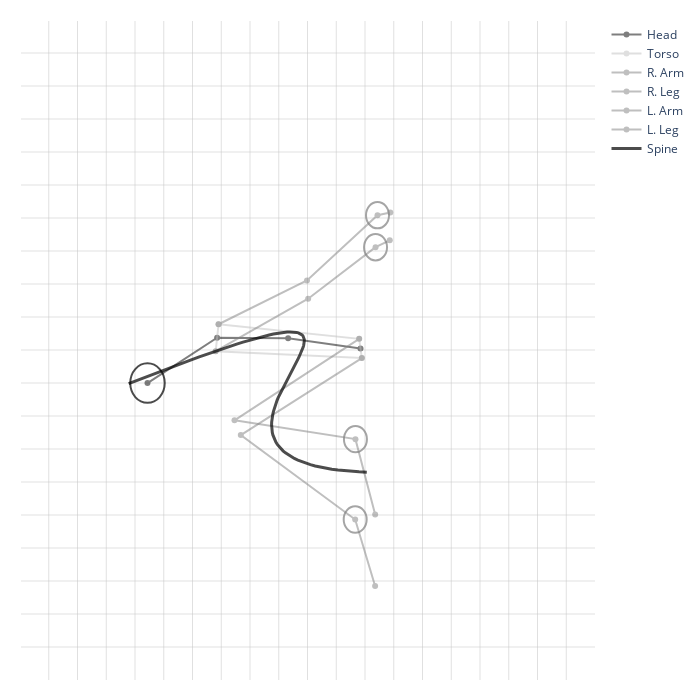
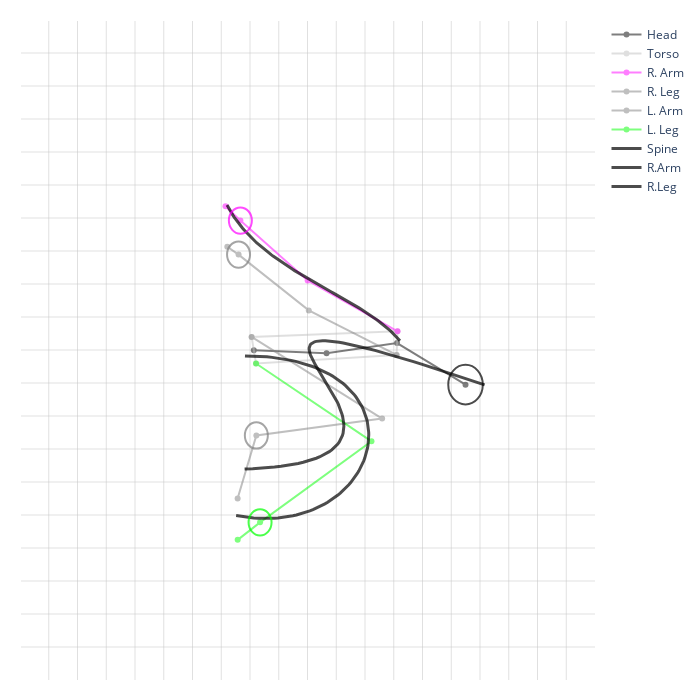
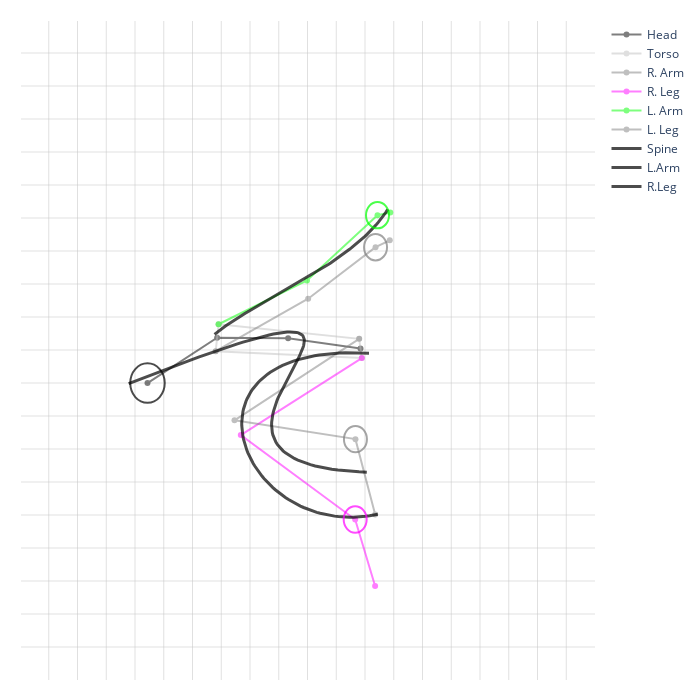

Notebook code for these charts, in order:
### Code cell
def smooth_line(x, y, s=0.5, k=3):
    if len(x) < 4:
        raise ValueError("At least four points are required to use spline interpolation.")
    tck, u = interp.splprep([x, y], s=s, k=k)
    unew = np.linspace(0, 1.00, 100)
    out = interp.splev(unew, tck)
    return out[0], out[1]

def plotly_pose_figure(data, idx, spine=True, right_arm=False, left_arm=False, right_leg=False, left_leg=False):
    row = data.iloc[idx]
    fig = go.Figure()

    trend_color = 'black'
    Scolor  = 'black' if spine else 'gray'
    RAcolor = 'magenta' if right_arm else 'gray'
    LAcolor = 'lime' if left_arm else 'gray'
    RLcolor = 'magenta' if right_leg else 'gray'
    LLcolor = 'lime' if left_leg else 'gray'

    knees_x = (row['landmark_25_x'] + row['landmark_26_x'])/2
    knees_y = (row['landmark_25_y'] + row['landmark_26_y'])/2
    feet_x = (row['landmark_30_x'] + row['landmark_29_x'])/2
    feet_y = (row['landmark_30_y'] + row['landmark_29_y'])/2

    Sx = [row['head_x'], row['chest_x'], row['stomach_x'], row['hip_x']]
    Sy = [row['head_y'], row['chest_y'], row['stomach_y'], row['hip_y']]
    Tx = [row['landmark_11_x'], row['landmark_12_x'], row['landmark_24_x'],row['landmark_23_x'],row['landmark_11_x']]
    Ty = [row['landmark_11_y'], row['landmark_12_y'], row['landmark_24_y'],row['landmark_23_y'],row['landmark_11_y']]
    RAx = [row['landmark_12_x'], row['landmark_14_x'], row['landmark_16_x'], row['knuckles_right_x']]
    RAy = [row['landmark_12_y'], row['landmark_14_y'], row['landmark_16_y'], row['knuckles_right_y']]  
    LAx = [row['landmark_11_x'], row['landmark_13_x'], row['landmark_15_x'], row['knuckles_left_x']]
    LAy = [row['landmark_11_y'], row['landmark_13_y'], row['landmark_15_y'], row['knuckles_left_y']]  
    RLx = [row['landmark_24_x'], row['landmark_26_x'], row['landmark_28_x'],row['landmark_32_x']]
    RLy = [row['landmark_24_y'], row['landmark_26_y'], row['landmark_28_y'],row['landmark_32_y']]
    LLx = [row['landmark_23_x'], row['landmark_25_x'], row['landmark_27_x'],row['landmark_31_x']]
    LLy = [row['landmark_23_y'], row['landmark_25_y'], row['landmark_27_y'],row['landmark_31_y']]
    
    fig.add_trace(go.Scatter(x=Sx, y=Sy, mode='lines+markers', line=dict(color=Scolor, width=2),opacity=0.5, name='Head'))
    fig.add_trace(go.Scatter(x=Tx, y=Ty, mode='lines+markers', line=dict(color='silver', width=2),opacity=0.5, name='Torso'))
    fig.add_trace(go.Scatter(x=RAx, y=RAy, mode='lines+markers', line=dict(color=RAcolor, width=2),opacity=0.5, name='R. Arm'))
    fig.add_trace(go.Scatter(x=RLx, y=RLy, mode='lines+markers', line=dict(color=RLcolor, width=2),opacity=0.5, name='R. Leg'))
    fig.add_trace(go.Scatter(x=LAx, y=LAy, mode='lines+markers', line=dict(color=LAcolor, width=2),opacity=0.5, name='L. Arm'))
    fig.add_trace(go.Scatter(x=LLx, y=LLy, mode='lines+markers', line=dict(color=LLcolor, width=2),opacity=0.5, name='L. Leg'))
 
    fig.add_shape(type="circle", xref="x", yref="y", x0=row['head_x'] - 0.03, y0=row['head_y'] - 0.03,  x1=row['head_x'] + 0.03, y1=row['head_y'] + 0.03, line_color=Scolor, opacity=0.7)
    fig.add_shape(type="circle", xref="x", yref="y", x0=row['landmark_16_x'] - 0.02, y0=row['landmark_16_y'] - 0.02,  x1=row['landmark_16_x'] + 0.02, y1=row['landmark_16_y'] + 0.02, line_color=RAcolor, opacity=0.7)
    fig.add_shape(type="circle", xref="x", yref="y", x0=row['landmark_15_x'] - 0.02, y0=row['landmark_15_y'] - 0.02,  x1=row['landmark_15_x'] + 0.02, y1=row['landmark_15_y'] + 0.02, line_color=LAcolor, opacity=0.7)
    fig.add_shape(type="circle", xref="x", yref="y", x0=row['landmark_28_x'] - 0.02, y0=row['landmark_28_y'] - 0.02,  x1=row['landmark_28_x'] + 0.02, y1=row['landmark_28_y'] + 0.02, line_color=RLcolor, opacity=0.7)
    fig.add_shape(type="circle", xref="x", yref="y", x0=row['landmark_27_x'] - 0.02, y0=row['landmark_27_y'] - 0.02,  x1=row['landmark_27_x'] + 0.02, y1=row['landmark_27_y'] + 0.02, line_color=LLcolor, opacity=0.7)


    if spine:
        Sx_trend = [row['head_x'], row['chest_x'], row['stomach_x'], row['hip_x'], knees_x, feet_x]
        Sy_trend = [row['head_y'], row['chest_y'], row['stomach_y'], row['hip_y'], knees_y, feet_y]
        smooth_Sx, smooth_Sy = smooth_line(Sx_trend, Sy_trend)
        fig.add_trace(go.Scatter(x=smooth_Sx, y=smooth_Sy, mode='lines', line=dict(color=trend_color, width=3),opacity=0.7, name='Spine'))

    if right_arm:
        RAx_trend = [row['chest_x'],row['landmark_12_x'], row['landmark_14_x'], row['landmark_16_x'], row['knuckles_right_x']]
        RAy_trend = [row['chest_y'],row['landmark_12_y'], row['landmark_14_y'], row['landmark_16_y'], row['knuckles_right_y']]
        smooth_RAx, smooth_RAy = smooth_line(RAx_trend, RAy_trend) 
        fig.add_trace(go.Scatter(x=smooth_RAx, y=smooth_RAy, mode='lines', line=dict(color=trend_color, width=3),opacity=0.7, name='R.Arm'))

    if left_arm:
        LAx_trend = [row['chest_x'],row['landmark_11_x'], row['landmark_13_x'], row['landmark_15_x'], row['knuckles_left_x']]
        LAy_trend = [row['chest_y'],row['landmark_11_y'], row['landmark_13_y'], row['landmark_15_y'], row['knuckles_left_y']]
        smooth_LAx, smooth_LAy = smooth_line(LAx_trend, LAy_trend)
        fig.add_trace(go.Scatter(x=smooth_LAx, y=smooth_LAy, mode='lines', line=dict(color=trend_color, width=3),opacity=0.7, name='L.Arm'))

    if right_leg:
        RLx_trend = [row['hip_x'], row['landmark_24_x'], row['landmark_26_x'], row['landmark_28_x'], row['landmark_30_x']]
        RLy_trend = [row['hip_y'], row['landmark_24_y'], row['landmark_26_y'], row['landmark_28_y'], row['landmark_30_y']]
        smooth_RLx, smooth_RLy = smooth_line(RLx_trend, RLy_trend) 
        fig.add_trace(go.Scatter(x=smooth_RLx, y=smooth_RLy, mode='lines', line=dict(color=trend_color, width=3),opacity=0.7, name='R.Leg'))
        
    if left_leg:
        LLx_trend = [row['hip_x'],row['landmark_23_x'], row['landmark_25_x'], row['landmark_27_x'], row['landmark_29_x']]
        LLy_trend = [row['hip_y'],row['landmark_23_y'], row['landmark_25_y'], row['landmark_27_y'], row['landmark_29_y']]
        smooth_LLx, smooth_LLy = smooth_line(LLx_trend, LLy_trend) 
        fig.add_trace(go.Scatter(x=smooth_LLx, y=smooth_LLy, mode='lines', line=dict(color=trend_color, width=3),opacity=0.7, name='R.Leg'))

    fig.update_xaxes(range=[0, 1], showgrid=True, gridwidth=0.5, gridcolor='silver', tickvals=np.arange(0, 1.05, 0.05), ticktext=['']*21)
    fig.update_yaxes(range=[1, 0], showgrid=True, gridwidth=0.5, gridcolor='silver', tickvals=np.arange(0, 1.05, 0.05), ticktext=['']*21)
    fig.update_layout(width=700, height=700, margin=dict(l=20, r=20, t=20, b=20), plot_bgcolor='white')
    fig.update_layout(showlegend=True)
    fig.show()

plotly_pose_figure(data=tricks,idx=515)
plotly_pose_figure(data=tricks,idx=514, right_arm=True, left_leg=True)
plotly_pose_figure(data=tricks,idx=515, left_arm=True, right_leg=True)

### Figure 1 — Plotly figure (JSON) as saved in the notebook; plotly's stock layout.template omitted (floating-point values rounded to 4 significant figures)
{"data": [{"line": {"color": "black", "width": 2}, "mode": "lines+markers", "name": "Head", "opacity": 0.5, "type": "scatter", "x": [0.2217, 0.3428, 0.4663, 0.5922], "y": [0.5501, 0.4814, 0.4822, 0.4976]}, {"line": {"color": "silver", "width": 2}, "mode": "lines+markers", "name": "Torso", "opacity": 0.5, "type": "scatter", "x": [0.3454, 0.3403, 0.5945, 0.5899, 0.3454], "y": [0.461, 0.5018, 0.5122, 0.4831, 0.461]}, {"line": {"color": "gray", "width": 2}, "mode": "lines+markers", "name": "R. Arm", "opacity": 0.5, "type": "scatter", "x": [0.3403, 0.5011, 0.6183, 0.6431], "y": [0.5018, 0.4223, 0.3442, 0.3338]}, {"line": {"color": "gray", "width": 2}, "mode": "lines+markers", "name": "R. Leg", "opacity": 0.5, "type": "scatter", "visible": true, "x": [0.5945, 0.384, 0.5829, 0.6176], "y": [0.5122, 0.6289, 0.7569, 0.8575]}, {"line": {"color": "gray", "width": 2}, "mode": "lines+markers", "name": "L. Arm", "opacity": 0.5, "type": "scatter", "x": [0.3454, 0.4991, 0.6218, 0.6441], "y": [0.461, 0.3947, 0.2957, 0.2915]}, {"line": {"color": "gray", "width": 2}, "mode": "lines+markers", "name": "L. Leg", "opacity": 0.5, "type": "scatter", "x": [0.5899, 0.373, 0.5834, 0.6177], "y": [0.4831, 0.6066, 0.635, 0.7492]}, {"line": {"color": "black", "width": 3}, "mode": "lines", "name": "Spine", "opacity": 0.7, "type": "scatter", "x": [0.189, 0.2089, 0.228, 0.2464, 0.2639, 0.2806, 0.2965, 0.3117, 0.3261, 0.3399, 0.3529, 0.3652, 0.3768, 0.3878, 0.3981, 0.4079, 0.4169, 0.4254, 0.4334, 0.4407, 0.4475, 0.4538, 0.4595, 0.4648, 0.4695, 0.4738, 0.4776, 0.481, 0.484, 0.4866, 0.4888, 0.4906, 0.492, 0.4931, 0.4939, 0.4943, 0.4945, 0.4944, 0.494, 0.4934, 0.4925, 0.4914, 0.4902, 0.4887, 0.4871, 0.4853, 0.4834, 0.4813, 0.4792, 0.477, 0.4747, 0.4723, 0.4699, 0.4675, 0.465, 0.4626, 0.4602, 0.4578, 0.4555, 0.4533, 0.4511, 0.449, 0.4471, 0.4453, 0.4436, 0.4421, 0.4408, 0.4397, 0.4388, 0.4381, 0.4377, 0.4375, 0.4376, 0.4381, 0.4388, 0.4398, 0.4412, 0.4429, 0.445, 0.4475, 0.4504, 0.4537, 0.4574, 0.4616, 0.4663, 0.4714, 0.4771, 0.4833, 0.4899, 0.4972, 0.505, 0.5134, 0.5223, 0.5319, 0.5421, 0.553, 0.5645, 0.5767, 0.5896, 0.6031], "y": [0.551, 0.5442, 0.5377, 0.5316, 0.5258, 0.5203, 0.5152, 0.5104, 0.5059, 0.5017, 0.4979, 0.4943, 0.491, 0.488, 0.4853, 0.4829, 0.4808, 0.4789, 0.4772, 0.4759, 0.4747, 0.4738, 0.4732, 0.4728, 0.4726, 0.4726, 0.4729, 0.4733, 0.474, 0.4748, 0.4758, 0.4771, 0.4785, 0.4801, 0.4818, 0.4837, 0.4858, 0.488, 0.4904, 0.4929, 0.4955, 0.4983, 0.5012, 0.5042, 0.5074, 0.5106, 0.5139, 0.5173, 0.5209, 0.5245, 0.5281, 0.5319, 0.5357, 0.5396, 0.5435, 0.5475, 0.5515, 0.5556, 0.5597, 0.5638, 0.5679, 0.5721, 0.5763, 0.5804, 0.5846, 0.5888, 0.5929, 0.597, 0.6011, 0.6052, 0.6092, 0.6132, 0.6172, 0.6211, 0.6249, 0.6287, 0.6324, 0.636, 0.6396, 0.643, 0.6464, 0.6497, 0.6528, 0.6559, 0.6588, 0.6616, 0.6643, 0.6669, 0.6693, 0.6716, 0.6737, 0.6756, 0.6775, 0.6791, 0.6806, 0.6819, 0.683, 0.6839, 0.6846, 0.6851]}], "layout": {"height": 700, "margin": {"b": 20, "l": 20, "r": 20, "t": 20}, "plot_bgcolor": "white", "shapes": [{"line": {"color": "black"}, "opacity": 0.7, "type": "circle", "x0": 0.1917, "x1": 0.2517, "xref": "x", "y0": 0.5201, "y1": 0.5801, "yref": "y"}, {"line": {"color": "gray"}, "opacity": 0.7, "type": "circle", "x0": 0.5983, "x1": 0.6383, "xref": "x", "y0": 0.3242, "y1": 0.3642, "yref": "y"}, {"line": {"color": "gray"}, "opacity": 0.7, "type": "circle", "x0": 0.6018, "x1": 0.6418, "xref": "x", "y0": 0.2757, "y1": 0.3157, "yref": "y"}, {"line": {"color": "gray"}, "opacity": 0.7, "type": "circle", "x0": 0.5629, "x1": 0.6029, "xref": "x", "y0": 0.7369, "y1": 0.7769, "yref": "y"}, {"line": {"color": "gray"}, "opacity": 0.7, "type": "circle", "x0": 0.5634, "x1": 0.6034, "xref": "x", "y0": 0.615, "y1": 0.655, "yref": "y"}], "showlegend": true, "width": 700, "xaxis": {"gridcolor": "silver", "gridwidth": 0.5, "range": [0, 1], "showgrid": true, "ticktext": ["", "", "", "", "", "", "", "", "", "", "", "", "", "", "", "", "", "", "", "", ""], "tickvals": [0, 0.05, 0.1, 0.15, 0.2, 0.25, 0.3, 0.35, 0.4, 0.45, 0.5, 0.55, 0.6, 0.65, 0.7, 0.75, 0.8, 0.85, 0.9, 0.95, 1], "type": "linear"}, "yaxis": {"gridcolor": "silver", "gridwidth": 0.5, "range": [1, 0], "showgrid": true, "ticktext": ["", "", "", "", "", "", "", "", "", "", "", "", "", "", "", "", "", "", "", "", ""], "tickvals": [0, 0.05, 0.1, 0.15, 0.2, 0.25, 0.3, 0.35, 0.4, 0.45, 0.5, 0.55, 0.6, 0.65, 0.7, 0.75, 0.8, 0.85, 0.9, 0.95, 1], "type": "linear"}}}

### Figure 2 — Plotly figure (JSON) as saved in the notebook; plotly's stock layout.template omitted (floating-point values rounded to 4 significant figures)
{"data": [{"line": {"color": "black", "width": 2}, "mode": "lines+markers", "name": "Head", "opacity": 0.5, "type": "scatter", "x": [0.7748, 0.6557, 0.5331, 0.4067], "y": [0.5525, 0.4896, 0.505, 0.5003]}, {"line": {"color": "silver", "width": 2}, "mode": "lines+markers", "name": "Torso", "opacity": 0.5, "type": "scatter", "x": [0.6549, 0.6566, 0.4028, 0.4105, 0.6549], "y": [0.5075, 0.4717, 0.4801, 0.5205, 0.5075]}, {"line": {"color": "magenta", "width": 2}, "mode": "lines+markers", "name": "R. Arm", "opacity": 0.5, "type": "scatter", "x": [0.6566, 0.5003, 0.3832, 0.3573], "y": [0.4717, 0.3946, 0.3039, 0.2824]}, {"line": {"color": "gray", "width": 2}, "mode": "lines+markers", "name": "R. Leg", "opacity": 0.5, "type": "scatter", "x": [0.4028, 0.6298, 0.4111, 0.3785], "y": [0.4801, 0.6039, 0.6294, 0.7251]}, {"line": {"color": "gray", "width": 2}, "mode": "lines+markers", "name": "L. Arm", "opacity": 0.5, "type": "scatter", "x": [0.6549, 0.5022, 0.3801, 0.3605], "y": [0.5075, 0.44, 0.3555, 0.3435]}, {"line": {"color": "lime", "width": 2}, "mode": "lines+markers", "name": "L. Leg", "opacity": 0.5, "type": "scatter", "x": [0.4105, 0.6113, 0.4175, 0.3786], "y": [0.5205, 0.6384, 0.7612, 0.7877]}, {"line": {"color": "black", "width": 3}, "mode": "lines", "name": "Spine", "opacity": 0.7, "type": "scatter", "x": [0.808, 0.7879, 0.7686, 0.7501, 0.7325, 0.7156, 0.6995, 0.6842, 0.6697, 0.6559, 0.6428, 0.6305, 0.6188, 0.6078, 0.5974, 0.5877, 0.5786, 0.5701, 0.5623, 0.5549, 0.5482, 0.542, 0.5363, 0.5311, 0.5264, 0.5222, 0.5185, 0.5152, 0.5123, 0.5099, 0.5078, 0.5062, 0.5048, 0.5039, 0.5032, 0.5029, 0.5029, 0.5031, 0.5037, 0.5044, 0.5054, 0.5067, 0.5081, 0.5097, 0.5115, 0.5134, 0.5155, 0.5176, 0.5199, 0.5223, 0.5247, 0.5272, 0.5297, 0.5323, 0.5349, 0.5374, 0.5399, 0.5424, 0.5448, 0.5471, 0.5494, 0.5515, 0.5535, 0.5554, 0.5571, 0.5586, 0.56, 0.5611, 0.562, 0.5627, 0.5631, 0.5633, 0.5631, 0.5627, 0.5619, 0.5608, 0.5593, 0.5575, 0.5553, 0.5527, 0.5496, 0.5461, 0.5422, 0.5378, 0.5329, 0.5276, 0.5217, 0.5152, 0.5083, 0.5007, 0.4926, 0.4839, 0.4745, 0.4646, 0.4539, 0.4427, 0.4307, 0.418, 0.4047, 0.3906], "y": [0.553, 0.547, 0.5413, 0.536, 0.531, 0.5262, 0.5218, 0.5176, 0.5137, 0.5101, 0.5068, 0.5038, 0.501, 0.4984, 0.4961, 0.4941, 0.4923, 0.4907, 0.4894, 0.4883, 0.4874, 0.4867, 0.4862, 0.486, 0.4859, 0.4861, 0.4864, 0.4869, 0.4876, 0.4885, 0.4895, 0.4907, 0.4921, 0.4936, 0.4953, 0.4971, 0.499, 0.5011, 0.5033, 0.5057, 0.5081, 0.5107, 0.5134, 0.5162, 0.5191, 0.522, 0.5251, 0.5283, 0.5315, 0.5348, 0.5382, 0.5416, 0.5451, 0.5486, 0.5522, 0.5558, 0.5595, 0.5632, 0.5669, 0.5707, 0.5745, 0.5782, 0.582, 0.5858, 0.5896, 0.5934, 0.5971, 0.6009, 0.6046, 0.6083, 0.612, 0.6156, 0.6191, 0.6227, 0.6261, 0.6295, 0.6329, 0.6362, 0.6394, 0.6425, 0.6455, 0.6485, 0.6513, 0.6541, 0.6567, 0.6593, 0.6617, 0.664, 0.6661, 0.6682, 0.6701, 0.6719, 0.6735, 0.6749, 0.6763, 0.6774, 0.6784, 0.6792, 0.6798, 0.6803]}, {"line": {"color": "black", "width": 3}, "mode": "lines", "name": "R.Arm", "opacity": 0.7, "type": "scatter", "x": [0.6608, 0.6587, 0.6566, 0.6543, 0.652, 0.6497, 0.6473, 0.6448, 0.6423, 0.6398, 0.6371, 0.6345, 0.6318, 0.629, 0.6262, 0.6233, 0.6205, 0.6175, 0.6145, 0.6115, 0.6085, 0.6054, 0.6023, 0.5991, 0.5959, 0.5927, 0.5895, 0.5862, 0.5829, 0.5795, 0.5762, 0.5728, 0.5694, 0.566, 0.5625, 0.5591, 0.5556, 0.5521, 0.5486, 0.5451, 0.5415, 0.538, 0.5345, 0.5309, 0.5273, 0.5238, 0.5202, 0.5166, 0.513, 0.5095, 0.5059, 0.5023, 0.4988, 0.4952, 0.4916, 0.4881, 0.4846, 0.481, 0.4775, 0.474, 0.4705, 0.4671, 0.4636, 0.4602, 0.4568, 0.4534, 0.45, 0.4467, 0.4433, 0.4401, 0.4368, 0.4336, 0.4303, 0.4272, 0.424, 0.4209, 0.4179, 0.4148, 0.4118, 0.4089, 0.406, 0.4031, 0.4003, 0.3975, 0.3947, 0.392, 0.3894, 0.3868, 0.3843, 0.3818, 0.3793, 0.377, 0.3746, 0.3724, 0.3702, 0.368, 0.366, 0.3639, 0.362, 0.3601], "y": [0.486, 0.4839, 0.4817, 0.4796, 0.4776, 0.4755, 0.4735, 0.4715, 0.4695, 0.4675, 0.4655, 0.4636, 0.4617, 0.4598, 0.4579, 0.456, 0.4542, 0.4523, 0.4505, 0.4487, 0.4469, 0.4451, 0.4433, 0.4415, 0.4397, 0.438, 0.4362, 0.4345, 0.4327, 0.431, 0.4293, 0.4275, 0.4258, 0.4241, 0.4224, 0.4206, 0.4189, 0.4172, 0.4155, 0.4138, 0.412, 0.4103, 0.4086, 0.4068, 0.4051, 0.4033, 0.4016, 0.3998, 0.398, 0.3963, 0.3945, 0.3927, 0.3909, 0.389, 0.3872, 0.3854, 0.3835, 0.3816, 0.3797, 0.3778, 0.3759, 0.374, 0.372, 0.37, 0.368, 0.366, 0.364, 0.3619, 0.3598, 0.3577, 0.3556, 0.3534, 0.3513, 0.3491, 0.3468, 0.3446, 0.3423, 0.34, 0.3376, 0.3353, 0.3329, 0.3304, 0.328, 0.3255, 0.3229, 0.3204, 0.3178, 0.3151, 0.3125, 0.3097, 0.307, 0.3042, 0.3014, 0.2985, 0.2956, 0.2927, 0.2897, 0.2867, 0.2836, 0.2805]}, {"line": {"color": "black", "width": 3}, "mode": "lines", "name": "R.Leg", "opacity": 0.7, "type": "scatter", "x": [0.3913, 0.4012, 0.4109, 0.4203, 0.4294, 0.4384, 0.447, 0.4554, 0.4636, 0.4715, 0.4792, 0.4866, 0.4938, 0.5008, 0.5075, 0.514, 0.5203, 0.5263, 0.5321, 0.5376, 0.5429, 0.548, 0.5529, 0.5576, 0.562, 0.5662, 0.5702, 0.574, 0.5775, 0.5809, 0.584, 0.5869, 0.5896, 0.5921, 0.5944, 0.5965, 0.5984, 0.6001, 0.6016, 0.6029, 0.604, 0.6049, 0.6056, 0.6061, 0.6064, 0.6065, 0.6065, 0.6062, 0.6058, 0.6052, 0.6044, 0.6034, 0.6023, 0.601, 0.5995, 0.5978, 0.5959, 0.5939, 0.5917, 0.5894, 0.5869, 0.5842, 0.5813, 0.5783, 0.5752, 0.5718, 0.5683, 0.5647, 0.5609, 0.557, 0.5529, 0.5486, 0.5443, 0.5397, 0.535, 0.5302, 0.5253, 0.5202, 0.5149, 0.5095, 0.504, 0.4984, 0.4926, 0.4867, 0.4807, 0.4745, 0.4682, 0.4618, 0.4553, 0.4487, 0.4419, 0.435, 0.428, 0.4209, 0.4136, 0.4063, 0.3989, 0.3913, 0.3836, 0.3759], "y": [0.5089, 0.509, 0.5093, 0.5098, 0.5104, 0.5112, 0.5121, 0.5132, 0.5144, 0.5157, 0.5173, 0.5189, 0.5207, 0.5226, 0.5246, 0.5267, 0.529, 0.5314, 0.5339, 0.5364, 0.5391, 0.5419, 0.5448, 0.5478, 0.5508, 0.554, 0.5572, 0.5605, 0.5639, 0.5673, 0.5708, 0.5744, 0.578, 0.5816, 0.5854, 0.5891, 0.5929, 0.5968, 0.6006, 0.6045, 0.6085, 0.6124, 0.6164, 0.6204, 0.6244, 0.6284, 0.6324, 0.6364, 0.6404, 0.6444, 0.6484, 0.6523, 0.6563, 0.6602, 0.6641, 0.668, 0.6718, 0.6756, 0.6794, 0.6831, 0.6867, 0.6904, 0.6939, 0.6974, 0.7008, 0.7042, 0.7075, 0.7107, 0.7138, 0.7168, 0.7198, 0.7227, 0.7254, 0.7281, 0.7307, 0.7332, 0.7355, 0.7378, 0.7399, 0.7419, 0.7438, 0.7455, 0.7471, 0.7486, 0.75, 0.7512, 0.7522, 0.7531, 0.7539, 0.7544, 0.7549, 0.7551, 0.7552, 0.7551, 0.7549, 0.7544, 0.7538, 0.753, 0.7519, 0.7507]}], "layout": {"height": 700, "margin": {"b": 20, "l": 20, "r": 20, "t": 20}, "plot_bgcolor": "white", "shapes": [{"line": {"color": "black"}, "opacity": 0.7, "type": "circle", "x0": 0.7448, "x1": 0.8048, "xref": "x", "y0": 0.5225, "y1": 0.5825, "yref": "y"}, {"line": {"color": "magenta"}, "opacity": 0.7, "type": "circle", "x0": 0.3632, "x1": 0.4032, "xref": "x", "y0": 0.2839, "y1": 0.3239, "yref": "y"}, {"line": {"color": "gray"}, "opacity": 0.7, "type": "circle", "x0": 0.3601, "x1": 0.4001, "xref": "x", "y0": 0.3355, "y1": 0.3755, "yref": "y"}, {"line": {"color": "gray"}, "opacity": 0.7, "type": "circle", "x0": 0.3911, "x1": 0.4311, "xref": "x", "y0": 0.6094, "y1": 0.6494, "yref": "y"}, {"line": {"color": "lime"}, "opacity": 0.7, "type": "circle", "x0": 0.3975, "x1": 0.4375, "xref": "x", "y0": 0.7412, "y1": 0.7812, "yref": "y"}], "showlegend": true, "width": 700, "xaxis": {"gridcolor": "silver", "gridwidth": 0.5, "range": [0, 1], "showgrid": true, "ticktext": ["", "", "", "", "", "", "", "", "", "", "", "", "", "", "", "", "", "", "", "", ""], "tickvals": [0, 0.05, 0.1, 0.15, 0.2, 0.25, 0.3, 0.35, 0.4, 0.45, 0.5, 0.55, 0.6, 0.65, 0.7, 0.75, 0.8, 0.85, 0.9, 0.95, 1], "type": "linear"}, "yaxis": {"gridcolor": "silver", "gridwidth": 0.5, "range": [1, 0], "showgrid": true, "ticktext": ["", "", "", "", "", "", "", "", "", "", "", "", "", "", "", "", "", "", "", "", ""], "tickvals": [0, 0.05, 0.1, 0.15, 0.2, 0.25, 0.3, 0.35, 0.4, 0.45, 0.5, 0.55, 0.6, 0.65, 0.7, 0.75, 0.8, 0.85, 0.9, 0.95, 1], "type": "linear"}}}

### Figure 3 — Plotly figure (JSON) as saved in the notebook; plotly's stock layout.template omitted (floating-point values rounded to 4 significant figures)
{"data": [{"line": {"color": "black", "width": 2}, "mode": "lines+markers", "name": "Head", "opacity": 0.5, "type": "scatter", "x": [0.2217, 0.3428, 0.4663, 0.5922], "y": [0.5501, 0.4814, 0.4822, 0.4976]}, {"line": {"color": "silver", "width": 2}, "mode": "lines+markers", "name": "Torso", "opacity": 0.5, "type": "scatter", "x": [0.3454, 0.3403, 0.5945, 0.5899, 0.3454], "y": [0.461, 0.5018, 0.5122, 0.4831, 0.461]}, {"line": {"color": "gray", "width": 2}, "mode": "lines+markers", "name": "R. Arm", "opacity": 0.5, "type": "scatter", "x": [0.3403, 0.5011, 0.6183, 0.6431], "y": [0.5018, 0.4223, 0.3442, 0.3338]}, {"line": {"color": "magenta", "width": 2}, "mode": "lines+markers", "name": "R. Leg", "opacity": 0.5, "type": "scatter", "x": [0.5945, 0.384, 0.5829, 0.6176], "y": [0.5122, 0.6289, 0.7569, 0.8575]}, {"line": {"color": "lime", "width": 2}, "mode": "lines+markers", "name": "L. Arm", "opacity": 0.5, "type": "scatter", "x": [0.3454, 0.4991, 0.6218, 0.6441], "y": [0.461, 0.3947, 0.2957, 0.2915]}, {"line": {"color": "gray", "width": 2}, "mode": "lines+markers", "name": "L. Leg", "opacity": 0.5, "type": "scatter", "x": [0.5899, 0.373, 0.5834, 0.6177], "y": [0.4831, 0.6066, 0.635, 0.7492]}, {"line": {"color": "black", "width": 3}, "mode": "lines", "name": "Spine", "opacity": 0.7, "type": "scatter", "x": [0.189, 0.2089, 0.228, 0.2464, 0.2639, 0.2806, 0.2965, 0.3117, 0.3261, 0.3399, 0.3529, 0.3652, 0.3768, 0.3878, 0.3981, 0.4079, 0.4169, 0.4254, 0.4334, 0.4407, 0.4475, 0.4538, 0.4595, 0.4648, 0.4695, 0.4738, 0.4776, 0.481, 0.484, 0.4866, 0.4888, 0.4906, 0.492, 0.4931, 0.4939, 0.4943, 0.4945, 0.4944, 0.494, 0.4934, 0.4925, 0.4914, 0.4902, 0.4887, 0.4871, 0.4853, 0.4834, 0.4813, 0.4792, 0.477, 0.4747, 0.4723, 0.4699, 0.4675, 0.465, 0.4626, 0.4602, 0.4578, 0.4555, 0.4533, 0.4511, 0.449, 0.4471, 0.4453, 0.4436, 0.4421, 0.4408, 0.4397, 0.4388, 0.4381, 0.4377, 0.4375, 0.4376, 0.4381, 0.4388, 0.4398, 0.4412, 0.4429, 0.445, 0.4475, 0.4504, 0.4537, 0.4574, 0.4616, 0.4663, 0.4714, 0.4771, 0.4833, 0.4899, 0.4972, 0.505, 0.5134, 0.5223, 0.5319, 0.5421, 0.553, 0.5645, 0.5767, 0.5896, 0.6031], "y": [0.551, 0.5442, 0.5377, 0.5316, 0.5258, 0.5203, 0.5152, 0.5104, 0.5059, 0.5017, 0.4979, 0.4943, 0.491, 0.488, 0.4853, 0.4829, 0.4808, 0.4789, 0.4772, 0.4759, 0.4747, 0.4738, 0.4732, 0.4728, 0.4726, 0.4726, 0.4729, 0.4733, 0.474, 0.4748, 0.4758, 0.4771, 0.4785, 0.4801, 0.4818, 0.4837, 0.4858, 0.488, 0.4904, 0.4929, 0.4955, 0.4983, 0.5012, 0.5042, 0.5074, 0.5106, 0.5139, 0.5173, 0.5209, 0.5245, 0.5281, 0.5319, 0.5357, 0.5396, 0.5435, 0.5475, 0.5515, 0.5556, 0.5597, 0.5638, 0.5679, 0.5721, 0.5763, 0.5804, 0.5846, 0.5888, 0.5929, 0.597, 0.6011, 0.6052, 0.6092, 0.6132, 0.6172, 0.6211, 0.6249, 0.6287, 0.6324, 0.636, 0.6396, 0.643, 0.6464, 0.6497, 0.6528, 0.6559, 0.6588, 0.6616, 0.6643, 0.6669, 0.6693, 0.6716, 0.6737, 0.6756, 0.6775, 0.6791, 0.6806, 0.6819, 0.683, 0.6839, 0.6846, 0.6851]}, {"line": {"color": "black", "width": 3}, "mode": "lines", "name": "L.Arm", "opacity": 0.7, "type": "scatter", "x": [0.3383, 0.3405, 0.3427, 0.345, 0.3474, 0.3498, 0.3523, 0.3548, 0.3574, 0.36, 0.3627, 0.3654, 0.3681, 0.3709, 0.3738, 0.3767, 0.3796, 0.3826, 0.3856, 0.3887, 0.3918, 0.3949, 0.398, 0.4012, 0.4044, 0.4077, 0.411, 0.4143, 0.4176, 0.4209, 0.4243, 0.4277, 0.4311, 0.4346, 0.438, 0.4415, 0.445, 0.4485, 0.452, 0.4555, 0.459, 0.4626, 0.4661, 0.4697, 0.4733, 0.4768, 0.4804, 0.484, 0.4875, 0.4911, 0.4947, 0.4982, 0.5018, 0.5053, 0.5089, 0.5124, 0.516, 0.5195, 0.523, 0.5265, 0.5299, 0.5334, 0.5368, 0.5402, 0.5436, 0.547, 0.5504, 0.5537, 0.557, 0.5603, 0.5635, 0.5667, 0.5699, 0.5731, 0.5762, 0.5793, 0.5824, 0.5854, 0.5883, 0.5913, 0.5942, 0.597, 0.5998, 0.6026, 0.6053, 0.608, 0.6106, 0.6132, 0.6157, 0.6182, 0.6206, 0.623, 0.6253, 0.6276, 0.6297, 0.6319, 0.634, 0.636, 0.6379, 0.6398], "y": [0.4762, 0.4747, 0.4731, 0.4715, 0.4699, 0.4683, 0.4667, 0.4651, 0.4636, 0.462, 0.4604, 0.4588, 0.4572, 0.4556, 0.454, 0.4524, 0.4508, 0.4492, 0.4475, 0.4459, 0.4443, 0.4427, 0.441, 0.4394, 0.4378, 0.4361, 0.4345, 0.4328, 0.4312, 0.4295, 0.4278, 0.4261, 0.4245, 0.4228, 0.4211, 0.4194, 0.4176, 0.4159, 0.4142, 0.4125, 0.4107, 0.409, 0.4072, 0.4055, 0.4037, 0.4019, 0.4001, 0.3983, 0.3965, 0.3947, 0.3928, 0.391, 0.3891, 0.3873, 0.3854, 0.3835, 0.3816, 0.3797, 0.3778, 0.3759, 0.3739, 0.372, 0.37, 0.368, 0.366, 0.364, 0.362, 0.36, 0.3579, 0.3559, 0.3538, 0.3517, 0.3496, 0.3475, 0.3453, 0.3432, 0.341, 0.3389, 0.3367, 0.3345, 0.3322, 0.33, 0.3277, 0.3255, 0.3232, 0.3209, 0.3186, 0.3162, 0.3139, 0.3115, 0.3091, 0.3067, 0.3042, 0.3018, 0.2993, 0.2968, 0.2943, 0.2918, 0.2893, 0.2867]}, {"line": {"color": "black", "width": 3}, "mode": "lines", "name": "R.Leg", "opacity": 0.7, "type": "scatter", "x": [0.607, 0.5961, 0.5856, 0.5754, 0.5655, 0.5559, 0.5465, 0.5375, 0.5287, 0.5203, 0.5121, 0.5042, 0.4966, 0.4893, 0.4822, 0.4754, 0.4689, 0.4626, 0.4566, 0.4509, 0.4454, 0.4402, 0.4353, 0.4306, 0.4261, 0.4219, 0.4179, 0.4142, 0.4107, 0.4075, 0.4045, 0.4017, 0.3992, 0.3969, 0.3948, 0.3929, 0.3912, 0.3898, 0.3886, 0.3876, 0.3868, 0.3862, 0.3858, 0.3857, 0.3857, 0.3859, 0.3863, 0.3869, 0.3877, 0.3887, 0.3899, 0.3912, 0.3927, 0.3945, 0.3963, 0.3984, 0.4006, 0.403, 0.4056, 0.4083, 0.4112, 0.4142, 0.4174, 0.4208, 0.4243, 0.4279, 0.4317, 0.4357, 0.4397, 0.444, 0.4483, 0.4528, 0.4574, 0.4622, 0.467, 0.472, 0.4771, 0.4824, 0.4877, 0.4932, 0.4987, 0.5044, 0.5102, 0.5161, 0.5221, 0.5282, 0.5343, 0.5406, 0.547, 0.5534, 0.56, 0.5666, 0.5733, 0.5801, 0.587, 0.5939, 0.6009, 0.608, 0.6151, 0.6223], "y": [0.5048, 0.5044, 0.5042, 0.5041, 0.5043, 0.5046, 0.5051, 0.5058, 0.5066, 0.5076, 0.5088, 0.5101, 0.5116, 0.5132, 0.515, 0.5169, 0.5189, 0.5211, 0.5234, 0.5258, 0.5284, 0.531, 0.5338, 0.5367, 0.5397, 0.5427, 0.5459, 0.5492, 0.5525, 0.5559, 0.5594, 0.563, 0.5667, 0.5704, 0.5741, 0.578, 0.5818, 0.5858, 0.5897, 0.5937, 0.5978, 0.6019, 0.606, 0.6101, 0.6142, 0.6184, 0.6226, 0.6267, 0.6309, 0.6351, 0.6393, 0.6434, 0.6476, 0.6517, 0.6558, 0.6599, 0.6639, 0.6679, 0.6719, 0.6758, 0.6797, 0.6835, 0.6873, 0.691, 0.6946, 0.6982, 0.7017, 0.7051, 0.7084, 0.7117, 0.7149, 0.7179, 0.7209, 0.7238, 0.7265, 0.7292, 0.7317, 0.7342, 0.7365, 0.7386, 0.7407, 0.7426, 0.7443, 0.7459, 0.7474, 0.7487, 0.7499, 0.7509, 0.7517, 0.7524, 0.7529, 0.7532, 0.7533, 0.7533, 0.7531, 0.7526, 0.752, 0.7511, 0.7501, 0.7489]}], "layout": {"height": 700, "margin": {"b": 20, "l": 20, "r": 20, "t": 20}, "plot_bgcolor": "white", "shapes": [{"line": {"color": "black"}, "opacity": 0.7, "type": "circle", "x0": 0.1917, "x1": 0.2517, "xref": "x", "y0": 0.5201, "y1": 0.5801, "yref": "y"}, {"line": {"color": "gray"}, "opacity": 0.7, "type": "circle", "x0": 0.5983, "x1": 0.6383, "xref": "x", "y0": 0.3242, "y1": 0.3642, "yref": "y"}, {"line": {"color": "lime"}, "opacity": 0.7, "type": "circle", "x0": 0.6018, "x1": 0.6418, "xref": "x", "y0": 0.2757, "y1": 0.3157, "yref": "y"}, {"line": {"color": "magenta"}, "opacity": 0.7, "type": "circle", "x0": 0.5629, "x1": 0.6029, "xref": "x", "y0": 0.7369, "y1": 0.7769, "yref": "y"}, {"line": {"color": "gray"}, "opacity": 0.7, "type": "circle", "x0": 0.5634, "x1": 0.6034, "xref": "x", "y0": 0.615, "y1": 0.655, "yref": "y"}], "showlegend": true, "width": 700, "xaxis": {"gridcolor": "silver", "gridwidth": 0.5, "range": [0, 1], "showgrid": true, "ticktext": ["", "", "", "", "", "", "", "", "", "", "", "", "", "", "", "", "", "", "", "", ""], "tickvals": [0, 0.05, 0.1, 0.15, 0.2, 0.25, 0.3, 0.35, 0.4, 0.45, 0.5, 0.55, 0.6, 0.65, 0.7, 0.75, 0.8, 0.85, 0.9, 0.95, 1], "type": "linear"}, "yaxis": {"gridcolor": "silver", "gridwidth": 0.5, "range": [1, 0], "showgrid": true, "ticktext": ["", "", "", "", "", "", "", "", "", "", "", "", "", "", "", "", "", "", "", "", ""], "tickvals": [0, 0.05, 0.1, 0.15, 0.2, 0.25, 0.3, 0.35, 0.4, 0.45, 0.5, 0.55, 0.6, 0.65, 0.7, 0.75, 0.8, 0.85, 0.9, 0.95, 1], "type": "linear"}}}
